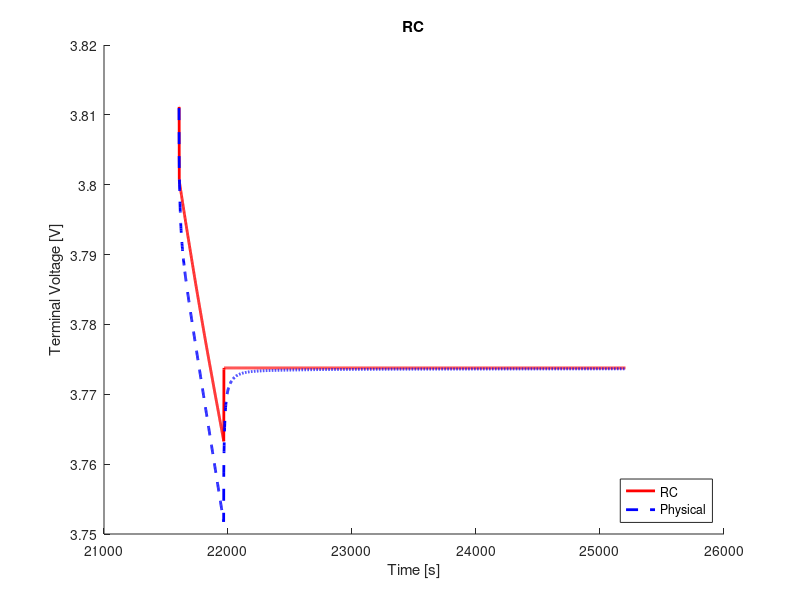

Reproduce this figure in MATLAB.
clear;
clc;
close all;

%% load data
load('ocv_final.mat');
time_ocv = time;
load('pulse_1_c_6.mat');
load('rc1_cf_params.mat');

%% voltage limitations
v_max = 4.4;                                    % cut-over voltage
v_min = 3.0;                                    % cut-off voltage

%% resample ocv and soc
t1 = time_ocv(1);
t2 = time_ocv(end);
dt = 1;                                         % sample time
t = (t1:dt:t2) - t1;

ocv = interp1(time_ocv, ocv, t1:dt:t2);
soc = interp1(time_ocv, soc, t1:dt:t2);

s = length(time);

%% variables
Q = 16.8;
eta = 1.0;                                  % coulombic efficiency

n = 0;                                      % number of rc links
flag = 1;

%% compute soc
ind_init = interp1(soc, 1:length(soc), 0.4202, 'nearest');
v_t(1) = ocv(ind_init);
z0 = soc(ind_init);
z = z0 - dt/(Q*3600)*eta*cumsum(I(1:end));

% manual fit
p = 6;
r0 = r0_cf(p);

%% compute terminal voltage
for j = 1:n
    f(j) = exp(-dt/(r(j)*c(j)));
end
for k = 1:s-1
    if flag == 1
        ind = interp1(soc, 1:length(soc), z(k), 'nearest');
        v_t(k+1) = ocv(ind) - I(k).*r0;
        if v_t(k) < v_min
            fprintf('Reached lower voltage limit.');
            flag = 0;
        end
        if v_t(k) > v_max
            fprintf('Reached upper voltage limit.');
            flag = 0;
        end 
    end
end

%% compute rms error
v_t = reshape(v_t, size(V_batt_time));
rmse = 1000*sqrt(mean((V_batt_time - v_t).^2))     % [mV]

%% plot
figure(1);
hold on;
plot(time, v_t, 'r', 'LineWidth', 2)
hold on;
plot(time, V_batt_time, 'b--', 'LineWidth', 2)
xlabel('Time [s]')
ylabel('Terminal Voltage [V]')
title('RC')
legend('RC', 'Physical', 'location', 'southeast')